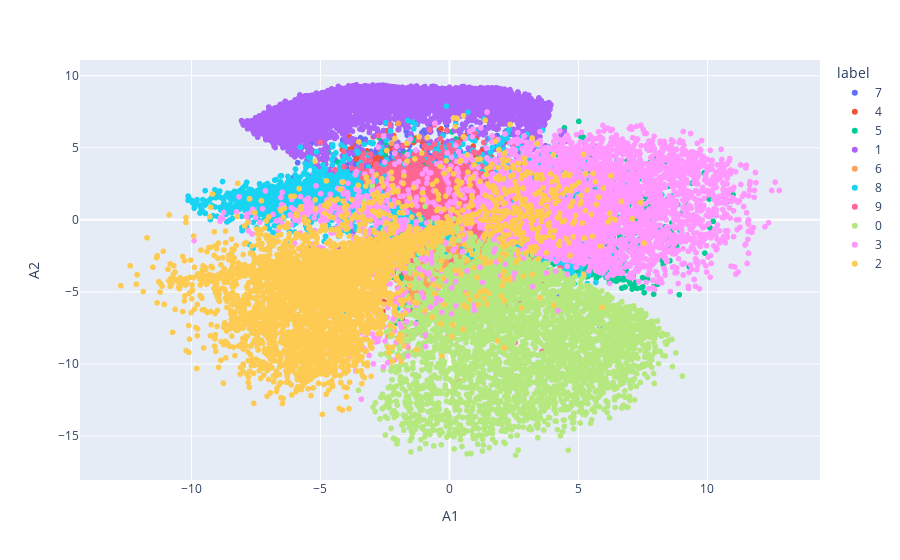

The notebook cell saved with this chart:
### Code cell
result = pd.DataFrame(latent_vectors.detach(), columns=['A1', 'A2'])
result['label'] = labels
result.label = result.label.astype(str)

px.scatter(
    result,
    x ='A1',
    y = 'A2',
    color='label'
)

### Figure 1 — Plotly figure (JSON) as saved in the notebook; plotly's stock layout.template omitted (floating-point values rounded to 4 significant figures; data arrays with more than 128 entries replaced by an {"elided": "..."} marker saying what was removed)
{"data": [{"hovertemplate": "label=7<br>A1=%{x}<br>A2=%{y}<extra></extra>", "legendgroup": "7", "marker": {"color": "#636efa", "symbol": "circle"}, "mode": "markers", "name": "7", "showlegend": true, "type": "scattergl", "x": {"elided": "5037 float values"}, "xaxis": "x", "y": {"elided": "5037 float values"}, "yaxis": "y"}, {"hovertemplate": "label=4<br>A1=%{x}<br>A2=%{y}<extra></extra>", "legendgroup": "4", "marker": {"color": "#EF553B", "symbol": "circle"}, "mode": "markers", "name": "4", "showlegend": true, "type": "scattergl", "x": {"elided": "4689 float values"}, "xaxis": "x", "y": {"elided": "4689 float values"}, "yaxis": "y"}, {"hovertemplate": "label=5<br>A1=%{x}<br>A2=%{y}<extra></extra>", "legendgroup": "5", "marker": {"color": "#00cc96", "symbol": "circle"}, "mode": "markers", "name": "5", "showlegend": true, "type": "scattergl", "x": {"elided": "4346 float values"}, "xaxis": "x", "y": {"elided": "4346 float values"}, "yaxis": "y"}, {"hovertemplate": "label=1<br>A1=%{x}<br>A2=%{y}<extra></extra>", "legendgroup": "1", "marker": {"color": "#ab63fa", "symbol": "circle"}, "mode": "markers", "name": "1", "showlegend": true, "type": "scattergl", "x": {"elided": "5363 float values"}, "xaxis": "x", "y": {"elided": "5363 float values"}, "yaxis": "y"}, {"hovertemplate": "label=6<br>A1=%{x}<br>A2=%{y}<extra></extra>", "legendgroup": "6", "marker": {"color": "#FFA15A", "symbol": "circle"}, "mode": "markers", "name": "6", "showlegend": true, "type": "scattergl", "x": {"elided": "4728 float values"}, "xaxis": "x", "y": {"elided": "4728 float values"}, "yaxis": "y"}, {"hovertemplate": "label=8<br>A1=%{x}<br>A2=%{y}<extra></extra>", "legendgroup": "8", "marker": {"color": "#19d3f3", "symbol": "circle"}, "mode": "markers", "name": "8", "showlegend": true, "type": "scattergl", "x": {"elided": "4660 float values"}, "xaxis": "x", "y": {"elided": "4660 float values"}, "yaxis": "y"}, {"hovertemplate": "label=9<br>A1=%{x}<br>A2=%{y}<extra></extra>", "legendgroup": "9", "marker": {"color": "#FF6692", "symbol": "circle"}, "mode": "markers", "name": "9", "showlegend": true, "type": "scattergl", "x": {"elided": "4744 float values"}, "xaxis": "x", "y": {"elided": "4744 float values"}, "yaxis": "y"}, {"hovertemplate": "label=0<br>A1=%{x}<br>A2=%{y}<extra></extra>", "legendgroup": "0", "marker": {"color": "#B6E880", "symbol": "circle"}, "mode": "markers", "name": "0", "showlegend": true, "type": "scattergl", "x": {"elided": "4718 float values"}, "xaxis": "x", "y": {"elided": "4718 float values"}, "yaxis": "y"}, {"hovertemplate": "label=3<br>A1=%{x}<br>A2=%{y}<extra></extra>", "legendgroup": "3", "marker": {"color": "#FF97FF", "symbol": "circle"}, "mode": "markers", "name": "3", "showlegend": true, "type": "scattergl", "x": {"elided": "4923 float values"}, "xaxis": "x", "y": {"elided": "4923 float values"}, "yaxis": "y"}, {"hovertemplate": "label=2<br>A1=%{x}<br>A2=%{y}<extra></extra>", "legendgroup": "2", "marker": {"color": "#FECB52", "symbol": "circle"}, "mode": "markers", "name": "2", "showlegend": true, "type": "scattergl", "x": {"elided": "4792 float values"}, "xaxis": "x", "y": {"elided": "4792 float values"}, "yaxis": "y"}], "layout": {"legend": {"title": {"text": "label"}, "tracegroupgap": 0}, "margin": {"t": 60}, "xaxis": {"anchor": "y", "domain": [0, 1], "title": {"text": "A1"}}, "yaxis": {"anchor": "x", "domain": [0, 1], "title": {"text": "A2"}}}}
